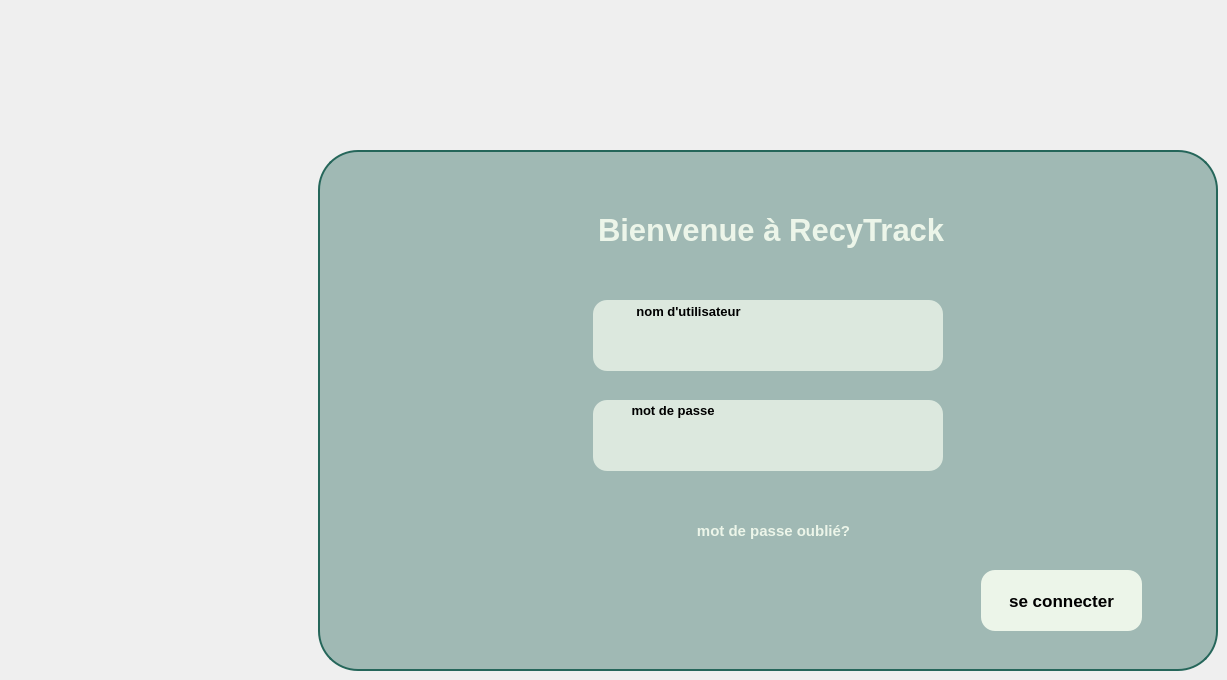
    <widget class="QWidget" name="loginPage">
     <property name="enabled">
      <bool>true</bool>
     </property>
     <property name="styleSheet">
      <string notr="true"/>
     </property>
     <widget class="QFrame" name="employeeLoginFrame">
      <property name="geometry">
       <rect>
        <x>318</x>
        <y>150</y>
        <width>900</width>
        <height>521</height>
       </rect>
      </property>
      <property name="styleSheet">
       <string notr="true">QFrame{
 background-color:rgba(37, 102, 90, 100);
 border-radius:40px;
}
QFrame#employeeLoginFrame{
	 border:2px solid rgb(37, 102, 90);
}
QLabel{
 color: black;
 background-color: transparent;
 font-weight:bold;
}
QLineEdit, QComboBox{
 background: rgba(236, 245, 233, 200);
 border-radius:14px;
 padding:6px;
 color:black;
}
QPushButton{
 background-color: rgba(236, 245, 233, 255);
 color: black;
 border-radius:14px;
 padding:10px;
}
QPushButton:hover{
 border:2px solid black;
}
QLineEdit:hover{
 border:2px solid black;

}
QLineEdit:focus {
    border: 2px solid black;
	background: rgba(236, 245, 233, 255);
}
QPushButton:pressed {
    padding-top: 12px;
    padding-left: 12px;
	background-color: #baf49c;
	outline: none;
}</string>
      </property>
      <property name="frameShape">
       <enum>QFrame::Shape::StyledPanel</enum>
      </property>
      <property name="frameShadow">
       <enum>QFrame::Shadow::Raised</enum>
      </property>
      <widget class="QLineEdit" name="empPasswordLineEdit">
       <property name="geometry">
        <rect>
         <x>275</x>
         <y>250</y>
         <width>350</width>
         <height>71</height>
        </rect>
       </property>
       <property name="font">
        <font>
         <family>Segoe UI</family>
         <pointsize>11</pointsize>
         <bold>true</bold>
        </font>
       </property>
       <property name="echoMode">
        <enum>QLineEdit::EchoMode::Password</enum>
       </property>
       <property name="alignment">
        <set>Qt::AlignmentFlag::AlignLeading|Qt::AlignmentFlag::AlignLeft|Qt::AlignmentFlag::AlignVCenter</set>
       </property>
      </widget>
      <widget class="QLabel" name="empPasswordLabel_2">
       <property name="geometry">
        <rect>
         <x>295</x>
         <y>250</y>
         <width>120</width>
         <height>21</height>
        </rect>
       </property>
       <property name="font">
        <font>
         <family>Segoe UI</family>
         <pointsize>10</pointsize>
         <bold>true</bold>
        </font>
       </property>
       <property name="text">
        <string>mot de passe</string>
       </property>
       <property name="alignment">
        <set>Qt::AlignmentFlag::AlignCenter</set>
       </property>
      </widget>
      <widget class="QLineEdit" name="empUsernameLineEdit">
       <property name="geometry">
        <rect>
         <x>275</x>
         <y>150</y>
         <width>350</width>
         <height>71</height>
        </rect>
       </property>
       <property name="font">
        <font>
         <family>Segoe UI</family>
         <pointsize>11</pointsize>
         <bold>true</bold>
        </font>
       </property>
       <property name="alignment">
        <set>Qt::AlignmentFlag::AlignLeading|Qt::AlignmentFlag::AlignLeft|Qt::AlignmentFlag::AlignVCenter</set>
       </property>
      </widget>
      <widget class="QLabel" name="empUsernameLabel">
       <property name="geometry">
        <rect>
         <x>300</x>
         <y>151</y>
         <width>141</width>
         <height>21</height>
        </rect>
       </property>
       <property name="font">
        <font>
         <family>Segoe UI</family>
         <pointsize>10</pointsize>
         <bold>true</bold>
        </font>
       </property>
       <property name="text">
        <string>nom d'utilisateur</string>
       </property>
       <property name="alignment">
        <set>Qt::AlignmentFlag::AlignCenter</set>
       </property>
      </widget>
      <widget class="QLabel" name="empWelcomeLabel">
       <property name="geometry">
        <rect>
         <x>280</x>
         <y>50</y>
         <width>411</width>
         <height>60</height>
        </rect>
       </property>
       <property name="font">
        <font>
         <family>Segoe UI</family>
         <pointsize>23</pointsize>
         <bold>true</bold>
        </font>
       </property>
       <property name="styleSheet">
        <string notr="true">color:rgb(236, 245, 233);</string>
       </property>
       <property name="text">
        <string>Bienvenue à RecyTrack</string>
       </property>
      </widget>
      <widget class="QPushButton" name="loginBtn">
       <property name="geometry">
        <rect>
         <x>663</x>
         <y>420</y>
         <width>161</width>
         <height>61</height>
        </rect>
       </property>
       <property name="font">
        <font>
         <family>Segoe UI</family>
         <pointsize>13</pointsize>
         <bold>true</bold>
        </font>
       </property>
       <property name="cursor">
        <cursorShape>PointingHandCursor</cursorShape>
       </property>
       <property name="text">
        <string>se connecter</string>
       </property>
      </widget>
      <widget class="QPushButton" name="empPasswordBtn">
       <property name="geometry">
        <rect>
         <x>350</x>
         <y>350</y>
         <width>211</width>
         <height>61</height>
        </rect>
       </property>
       <property name="font">
        <font>
         <family>Segoe UI</family>
         <pointsize>11</pointsize>
         <bold>true</bold>
        </font>
       </property>
       <property name="cursor">
        <cursorShape>PointingHandCursor</cursorShape>
       </property>
       <property name="styleSheet">
        <string notr="true">QPushButton{
background-color: transparent;
color:rgb(236, 245, 233);
}

QPushButton:hover {
    text-decoration: underline;
	border:0px
}</string>
       </property>
       <property name="text">
        <string>mot de passe oublié?</string>
       </property>
      </widget>
      <widget class="QLabel" name="empLogoLabel">
       <property name="geometry">
        <rect>
         <x>20</x>
         <y>20</y>
         <width>70</width>
         <height>70</height>
        </rect>
       </property>
       <property name="text">
        <string/>
       </property>
       <property name="pixmap">
        <pixmap resource="sidebarRessources.qrc">:/images/recytrack_logo.png</pixmap>
       </property>
       <property name="scaledContents">
        <bool>true</bool>
       </property>
      </widget>
     </widget>
    </widget>
